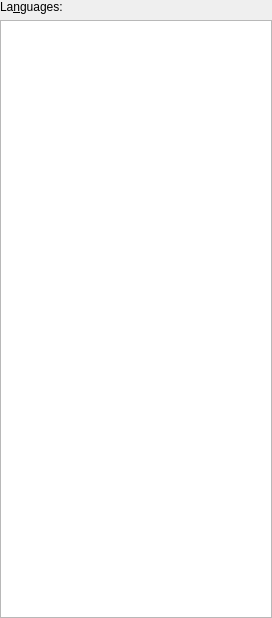
<ui version="4.0" >
 <class>LanguageSelection</class>
 <widget class="QWidget" name="LanguageSelection" >
  <property name="geometry" >
   <rect>
    <x>0</x>
    <y>0</y>
    <width>272</width>
    <height>618</height>
   </rect>
  </property>
  <property name="windowTitle" >
   <string>Select language</string>
  </property>
  <layout class="QVBoxLayout" >
   <property name="leftMargin" >
    <number>0</number>
   </property>
   <property name="topMargin" >
    <number>0</number>
   </property>
   <property name="rightMargin" >
    <number>0</number>
   </property>
   <property name="bottomMargin" >
    <number>0</number>
   </property>
   <item>
    <widget class="QLabel" name="languageLabel" >
     <property name="text" >
      <string>La&amp;nguages:</string>
     </property>
     <property name="wordWrap" >
      <bool>false</bool>
     </property>
     <property name="buddy" >
      <cstring>languageListBox</cstring>
     </property>
    </widget>
   </item>
   <item>
    <widget class="QListView" name="languageListBox" />
   </item>
  </layout>
 </widget>
 <layoutdefault spacing="6" margin="11" />
 <layoutfunction spacing="KDialog::spacingHint" margin="KDialog::marginHint" />
 <pixmapfunction>BTN_ICON</pixmapfunction>
 <resources/>
 <connections/>
</ui>
